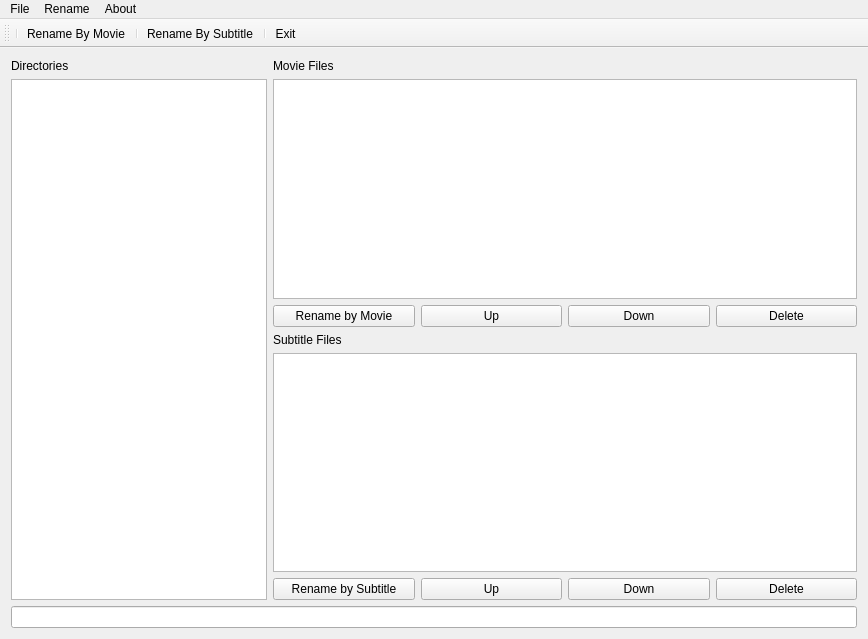
<?xml version="1.0" encoding="UTF-8"?>
<ui version="4.0">
 <class>MainWindow</class>
 <widget class="QMainWindow" name="MainWindow">
  <property name="geometry">
   <rect>
    <x>0</x>
    <y>0</y>
    <width>868</width>
    <height>639</height>
   </rect>
  </property>
  <property name="windowTitle">
   <string>MainWindow</string>
  </property>
  <widget class="QWidget" name="centralWidget">
   <layout class="QVBoxLayout" name="verticalLayout_6">
    <item>
     <layout class="QVBoxLayout" name="verticalLayout_5">
      <item>
       <layout class="QHBoxLayout" name="horizontalLayout_3">
        <item>
         <layout class="QVBoxLayout" name="verticalLayout">
          <item>
           <widget class="QLabel" name="label_3">
            <property name="text">
             <string>Directories</string>
            </property>
           </widget>
          </item>
          <item>
           <widget class="QTreeView" name="treeView">
            <property name="sizePolicy">
             <sizepolicy hsizetype="Minimum" vsizetype="Expanding">
              <horstretch>0</horstretch>
              <verstretch>0</verstretch>
             </sizepolicy>
            </property>
            <property name="acceptDrops">
             <bool>false</bool>
            </property>
           </widget>
          </item>
         </layout>
        </item>
        <item>
         <layout class="QVBoxLayout" name="verticalLayout_4">
          <item>
           <layout class="QVBoxLayout" name="verticalLayout_2">
            <item>
             <widget class="QLabel" name="label">
              <property name="text">
               <string>Movie Files</string>
              </property>
             </widget>
            </item>
            <item>
             <widget class="QListView" name="listView">
              <property name="acceptDrops">
               <bool>false</bool>
              </property>
             </widget>
            </item>
            <item>
             <layout class="QHBoxLayout" name="horizontalLayout">
              <item>
               <widget class="QPushButton" name="renameMovieButton">
                <property name="text">
                 <string>Rename by Movie</string>
                </property>
               </widget>
              </item>
              <item>
               <widget class="QPushButton" name="movieUpButton">
                <property name="text">
                 <string>Up</string>
                </property>
               </widget>
              </item>
              <item>
               <widget class="QPushButton" name="movieDownButton">
                <property name="text">
                 <string>Down</string>
                </property>
               </widget>
              </item>
              <item>
               <widget class="QPushButton" name="movieDeleteButton">
                <property name="text">
                 <string>Delete</string>
                </property>
               </widget>
              </item>
             </layout>
            </item>
           </layout>
          </item>
          <item>
           <layout class="QVBoxLayout" name="verticalLayout_3">
            <item>
             <widget class="QLabel" name="label_2">
              <property name="text">
               <string>Subtitle Files</string>
              </property>
             </widget>
            </item>
            <item>
             <widget class="QListView" name="listView_2">
              <property name="acceptDrops">
               <bool>false</bool>
              </property>
             </widget>
            </item>
            <item>
             <layout class="QHBoxLayout" name="horizontalLayout_2">
              <item>
               <widget class="QPushButton" name="renameSubtitleButton">
                <property name="text">
                 <string>Rename by Subtitle</string>
                </property>
               </widget>
              </item>
              <item>
               <widget class="QPushButton" name="subtitleUpButton">
                <property name="text">
                 <string>Up</string>
                </property>
               </widget>
              </item>
              <item>
               <widget class="QPushButton" name="subtitleDownButton">
                <property name="text">
                 <string>Down</string>
                </property>
               </widget>
              </item>
              <item>
               <widget class="QPushButton" name="subtitleDeleteButton">
                <property name="text">
                 <string>Delete</string>
                </property>
               </widget>
              </item>
             </layout>
            </item>
           </layout>
          </item>
         </layout>
        </item>
       </layout>
      </item>
      <item>
       <widget class="QLineEdit" name="lineEdit">
        <property name="readOnly">
         <bool>true</bool>
        </property>
       </widget>
      </item>
     </layout>
    </item>
   </layout>
  </widget>
  <widget class="QMenuBar" name="menuBar">
   <property name="geometry">
    <rect>
     <x>0</x>
     <y>0</y>
     <width>868</width>
     <height>21</height>
    </rect>
   </property>
   <widget class="QMenu" name="menuFile">
    <property name="title">
     <string>File</string>
    </property>
    <addaction name="separator"/>
    <addaction name="actionExit"/>
   </widget>
   <widget class="QMenu" name="menuRename">
    <property name="title">
     <string>Rename</string>
    </property>
    <addaction name="actionRenameByMovie"/>
    <addaction name="actionRename_By_Subtitle"/>
   </widget>
   <widget class="QMenu" name="menuAbout">
    <property name="title">
     <string>About</string>
    </property>
    <addaction name="actionAbout"/>
   </widget>
   <addaction name="menuFile"/>
   <addaction name="menuRename"/>
   <addaction name="menuAbout"/>
  </widget>
  <widget class="QToolBar" name="mainToolBar">
   <attribute name="toolBarArea">
    <enum>TopToolBarArea</enum>
   </attribute>
   <attribute name="toolBarBreak">
    <bool>false</bool>
   </attribute>
   <addaction name="separator"/>
   <addaction name="actionRenameByMovie"/>
   <addaction name="separator"/>
   <addaction name="actionRename_By_Subtitle"/>
   <addaction name="separator"/>
   <addaction name="actionExit"/>
  </widget>
  <action name="actionExit">
   <property name="text">
    <string>Exit</string>
   </property>
  </action>
  <action name="actionRenameByMovie">
   <property name="text">
    <string>Rename By Movie</string>
   </property>
  </action>
  <action name="actionAbout">
   <property name="text">
    <string>About</string>
   </property>
  </action>
  <action name="actionRename_By_Subtitle">
   <property name="text">
    <string>Rename By Subtitle</string>
   </property>
  </action>
 </widget>
 <layoutdefault spacing="6" margin="11"/>
 <resources/>
 <connections/>
</ui>
